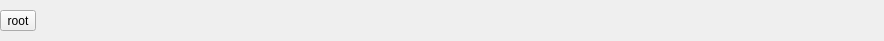
<?xml version="1.0" encoding="UTF-8"?>
<ui version="4.0">
 <class>NavigationBarWidget</class>
 <widget class="QWidget" name="NavigationBarWidget">
  <property name="geometry">
   <rect>
    <x>0</x>
    <y>0</y>
    <width>884</width>
    <height>41</height>
   </rect>
  </property>
  <property name="sizePolicy">
   <sizepolicy hsizetype="Preferred" vsizetype="Fixed">
    <horstretch>0</horstretch>
    <verstretch>0</verstretch>
   </sizepolicy>
  </property>
  <property name="windowTitle">
   <string>Form</string>
  </property>
  <layout class="QHBoxLayout" name="horizontalLayout">
   <property name="spacing">
    <number>3</number>
   </property>
   <property name="leftMargin">
    <number>0</number>
   </property>
   <property name="topMargin">
    <number>0</number>
   </property>
   <property name="rightMargin">
    <number>0</number>
   </property>
   <property name="bottomMargin">
    <number>0</number>
   </property>
   <item>
    <widget class="QToolButton" name="rootToolButton">
     <property name="text">
      <string>root</string>
     </property>
    </widget>
   </item>
   <item>
    <spacer name="horizontalSpacer">
     <property name="orientation">
      <enum>Qt::Horizontal</enum>
     </property>
     <property name="sizeHint" stdset="0">
      <size>
       <width>40</width>
       <height>20</height>
      </size>
     </property>
    </spacer>
   </item>
  </layout>
 </widget>
 <resources/>
 <connections/>
</ui>
